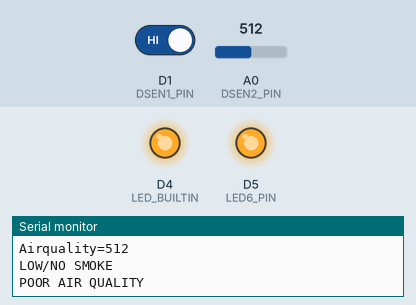
This sketch was run on a simulated ESP8266 (NodeMCU). Parts: output pins drawn as LEDs (lit = HIGH, except the on-board LED, lit = LOW), the last lines printed to the serial monitor. Dashed ring = blinking. The inputs (shaded band) are chosen by the test bench; at power-on: A0 (DSEN2_PIN) = 512, D1 (DSEN1_PIN) HIGH. WiFi joins after 1.5 s; servers stay silent unless stated; random numbers use the default seed unless the sketch sets one; no MQTT or app messages arrive unless stated.

Above: at 2.8 s.
2.9 s: A0 (DSEN2_PIN) set to 390
6.9 s: D1 (DSEN1_PIN) driven LOW
At 9.6 s:
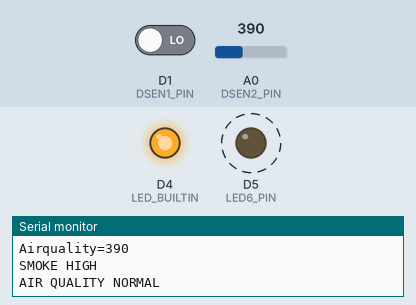
10.9 s: D1 (DSEN1_PIN) driven HIGH
12.4 s: A0 (DSEN2_PIN) set to 407
At 16.4 s:
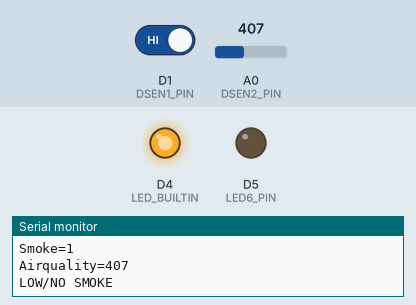
Timing chart, 0 to 17.4 s (numbered marks = the images above; inputs shaded):
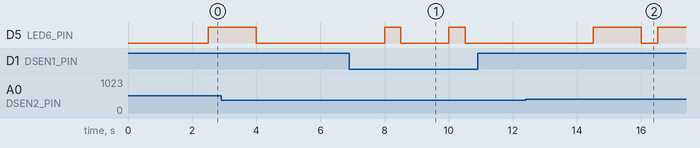

Measured:
- the behaviour switches between 399 and 400 on A0 (DSEN2_PIN) (found by bisection; images 1 and 2)
- after the input at 6.9 s, D5 (LED6_PIN): alternates HIGH for 0.50 s and LOW for 1.5 s, starting after 1.1 s
- after the input at 12.4 s, D5 (LED6_PIN): LOW → HIGH after 2.1 s, → LOW 1.5 s later, → HIGH 0.50 s later

The sketch:

AIRQUALITY1_sketch_sep17a.ino
```cpp
#include <ESP8266WiFi.h>
#include <PubSubClient.h>
#define LED6_PIN D5
#define DSEN1_PIN D1
#define DSEN2_PIN A0
String dsen1;
String dsen2;
int dsenc1;
int dsenc2;

// Update these with values suitable for your network.
const char* ssid = "Kaustav";
const char* password = "k3t15841";
const char* mqtt_server = "test.mosquitto.org";
//const char* mqtt_server = "iot.eclipse.org";
//const char* mqtt_server = "broker.mqtt-dashboard.com";

WiFiClient espClient;
PubSubClient client(espClient);
long lastMsg = 0;
char msg[50];
int value = 0;

void setup_wifi() {
  delay(100);
  // We start by connecting to a WiFi network
  Serial.print("Connecting to ");
  Serial.println(ssid);
  WiFi.begin(ssid, password);
  while (WiFi.status() != WL_CONNECTED)
  {
    delay(500);
    Serial.print(".");
  }
  randomSeed(micros());
  Serial.println("");
  Serial.println("WiFi connected");
  Serial.println("IP address: ");
  Serial.println(WiFi.localIP());
}

void reconnect() {
  // Loop until we're reconnected
  while (!client.connected())
  {
    Serial.print("Attempting MQTT connection...");
    // Create a random client ID
    String clientId = "air";
    clientId += String(random(0xffff), HEX);
    // Attempt to connect
    //if you MQTT broker has clientID,username and password
    //please change following line to    if (client.connect(clientId,userName,passWord))
    if (client.connect(clientId.c_str()))
    {
      Serial.println("connected");
      //once connected to MQTT broker, subscribe command if any
      client.subscribe("project/test");
    } else {
      Serial.print("failed, rc=");
      Serial.print(client.state());
      Serial.println(" try again in 5 seconds");
      // Wait 5 seconds before retrying
      delay(5000);
    }
  }
} //end reconnect()

void setup() {
  pinMode(LED_BUILTIN, OUTPUT);
  Serial.begin(115200);
  setup_wifi();
  client.setServer(mqtt_server, 1883);
  pinMode(DSEN1_PIN, INPUT);
  pinMode(DSEN2_PIN, INPUT);
  pinMode(LED6_PIN, OUTPUT);
}

void loop() {
  if (!client.connected()) {
    reconnect();
  }
  client.loop();
  long now = millis();
  if (now - lastMsg > 2000) {
    lastMsg = now;
    dsen1 = digitalRead(DSEN1_PIN);
    dsenc1 = digitalRead(DSEN1_PIN);
    dsen2 = analogRead(DSEN2_PIN);
    dsenc2 = analogRead(DSEN2_PIN);
    char message1[4];
    char message2[4];;
    dsen1.toCharArray(message1, 4);
    dsen2.toCharArray(message2, 4);
    client.publish("airq", message2);
    Serial.print("Smoke=");
    Serial.println(dsen1);
    Serial.print("Airquality=");
    Serial.println(dsen2);
    Serial.println("");
    if (dsenc1 == 0)
    {
      Serial.println("SMOKE HIGH");
      digitalWrite(LED6_PIN, HIGH);
      client.publish("sen2", "SMOKE HIGH");
      delay(500);
    }
    if (dsenc1 == 1)
    {
      Serial.println("LOW/NO SMOKE");
      digitalWrite(LED6_PIN, LOW);
      client.publish("sen2", "LOW/NO SMOKE");
      delay(500);
    }
    if (dsenc2 >= 400)
    {
      Serial.println("POOR AIR QUALITY");
      digitalWrite(LED6_PIN, HIGH);
      client.publish("sen3", "POOR AIR QUALITY");
      delay(500);
    }
    if ((dsenc2 >= 300)&&(dsenc2 <= 400))
    {
      Serial.println("AIR QUALITY NORMAL");
      digitalWrite(LED6_PIN, LOW);
      client.publish("sen3", "AIR QUALITY NORMAL");
      delay(500);
    }
    if (dsenc2 < 300)
    {
      Serial.println("GOOD AIR QUALITY");
      digitalWrite(LED6_PIN, LOW);
      client.publish("sen3", "GOOD AIR QUALITY");
      delay(500);
    }
  }
}
```
